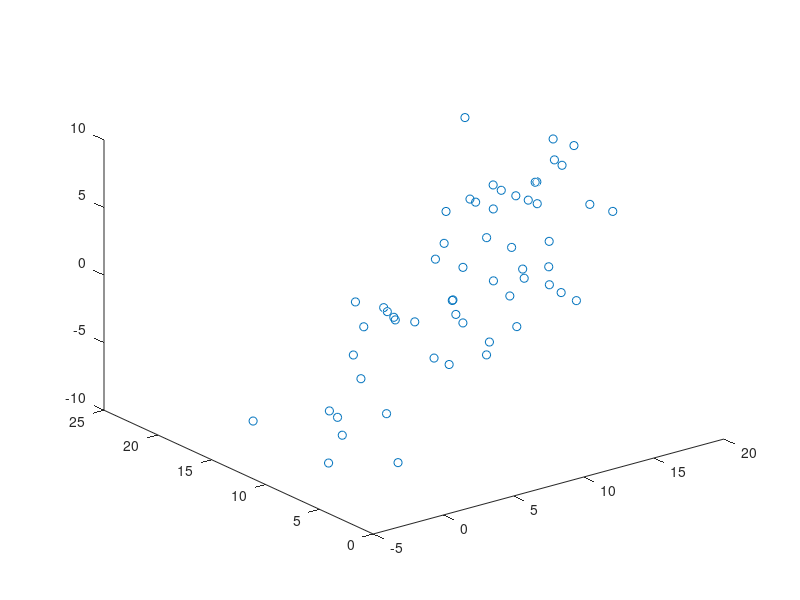
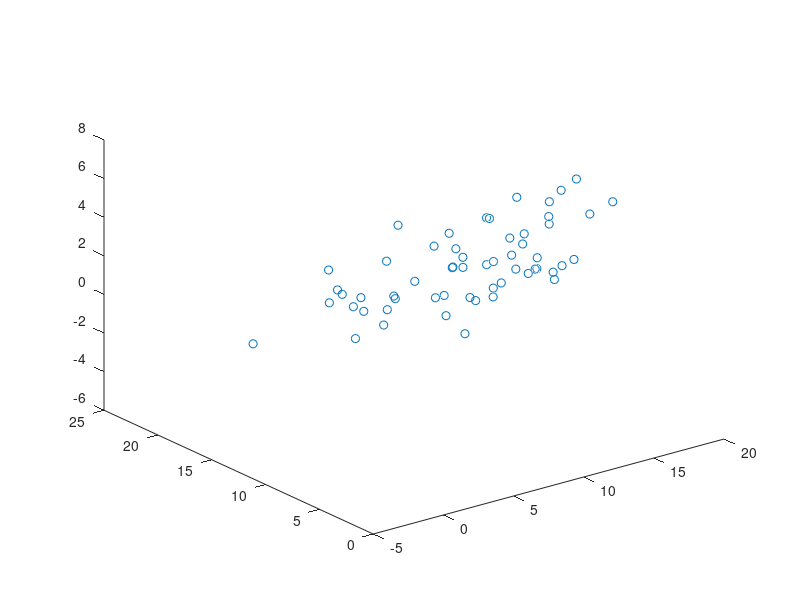
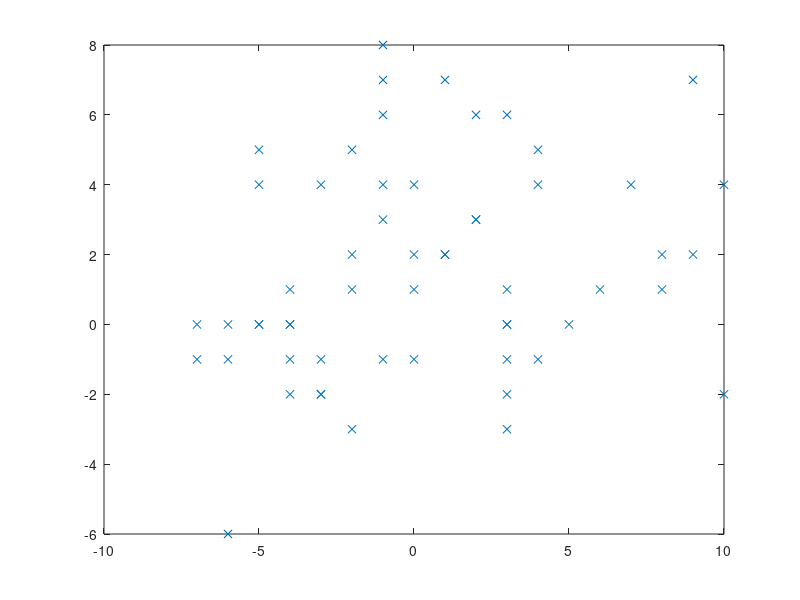

The MATLAB source for these figures, in order:
clear all;
clc;

x_camera = [13.0482 11.9068     8.39499     8.09714     2.14481     0.632331    9.55092     13.1232     14.8764     16.07       12.2234     9.4642      -0.0787156  6.88177     3.38071     1.93115     16.8064     6.98263     7.03115     13.9134     9.80739     14.3048     8.32341     12.3808     7.61576     7.8363      12.4818    1.75829     4.98126     8.32811     4.32628     11.8545     9.58145     11.4208     17.4421     15.8187     11.1668     14.9594     19.1974     12.7177     18.535      16.1246     17.1009     16.9247     19.4875     18.3483     15.976      7.64742     12.0355     8.33187     2.40456     9.06946     13.3479     18.6477     14.8311     15.9372     13.1767     ]';
y_camera = [9.63831 10.8651     6.66258     15.7577     12.6237     18.493      11.5574     7.3155      16.9151     13.0579     8.42211     11.5059     10.5575     16.3602     9.6826      11.9045     13.3749     9.96431     8.62581     17.8841     5.96094     8.81509     16.3884     3.77848     18.0891     14.814      5.32603    6.50045     14.8487     6.84453     13.2918     13.6287     11.3269     15.6199     7.00008     15.2374     8.3781      14.8578     14.8239     6.72643     13.8397     12.2956     8.68252     13.374      13.2666     12.8891     16.1961     14.432      15.6124     13.5125     13.7173     10.0034     11.0566     22.2961     16.332      14.0385     13.1557     ]';
x_motor  = [1       0          -2           -3          -8          -10         -1          2           3           4           1           -1          -10         -4          -7          -9          5           -4          -4          2           -1           3          -3          1           -3          -3          1          -9          -5          -3          -6          0           -2          0           5           4           0           3           7           1           6           4           5           5           7           6           4           -3          1           -3          -8          -2          2           6           3           4           2           ]';
y_motor  = [3       2           6           -1          2           -2          2           5           -2          0           4           2           4           -1          4           2           0            4           5          -3           7           4          -2          8           -3          0           7          7           0           6           1           1           3           -1          5           -1          4           -1          -1          6           -1          1           4           0           0           0           -2          0           -1          1           1           3           2           -6          -2          0           1           ]';

A = [x_camera.^2 y_camera.^2 x_camera y_camera x_camera.*y_camera ones(length(x_camera),1)];

coefficients_x = inv(A'*A)*A'*x_motor
coefficients_y = inv(A'*A)*A'*y_motor

error_x = norm(A*coefficients_x-x_motor)
error_y = norm(A*coefficients_y-y_motor)

fprintf('x_motor = %f*x_camera^2 + %f*y_camera^2 + %f*x_camera + %f*y_camera + %f*x_camera*y_camera + %f\n\n',coefficients_x)

fprintf('y_motor = %f*x_camera^2 + %f*y_camera^2 + %f*x_camera + %f*y_camera + %f*x_camera*y_camera + %f\n\n',coefficients_y)

figure(1);
plot3(x_camera,y_camera,x_motor,'o');
figure(2);
plot3(x_camera,y_camera,y_motor,'o');
figure(3);
plot(-x_motor,y_motor,'x') % Where we've caught the ball.
